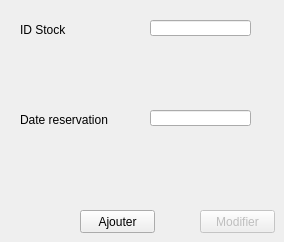
     <widget class="QWidget" name="AjoutP_5">
      <property name="styleSheet">
       <string notr="true"/>
      </property>
      <attribute name="title">
       <string>Ajout et Modification</string>
      </attribute>
      <widget class="QPushButton" name="AddP_button_4">
       <property name="geometry">
        <rect>
         <x>80</x>
         <y>210</y>
         <width>75</width>
         <height>23</height>
        </rect>
       </property>
       <property name="styleSheet">
        <string notr="true"/>
       </property>
       <property name="text">
        <string>Ajouter</string>
       </property>
      </widget>
      <widget class="QLabel" name="label_70">
       <property name="geometry">
        <rect>
         <x>20</x>
         <y>110</y>
         <width>101</width>
         <height>20</height>
        </rect>
       </property>
       <property name="text">
        <string>Date reservation</string>
       </property>
      </widget>
      <widget class="QLineEdit" name="id_stock">
       <property name="geometry">
        <rect>
         <x>150</x>
         <y>20</y>
         <width>101</width>
         <height>16</height>
        </rect>
       </property>
      </widget>
      <widget class="QLabel" name="date_ajout">
       <property name="geometry">
        <rect>
         <x>30</x>
         <y>60</y>
         <width>221</width>
         <height>20</height>
        </rect>
       </property>
       <property name="text">
        <string/>
       </property>
      </widget>
      <widget class="QLabel" name="label_72">
       <property name="geometry">
        <rect>
         <x>20</x>
         <y>20</y>
         <width>71</width>
         <height>20</height>
        </rect>
       </property>
       <property name="text">
        <string>ID Stock</string>
       </property>
      </widget>
      <widget class="QLineEdit" name="date_reservation">
       <property name="geometry">
        <rect>
         <x>150</x>
         <y>110</y>
         <width>101</width>
         <height>16</height>
        </rect>
       </property>
      </widget>
      <widget class="QPushButton" name="EditP_button_5">
       <property name="enabled">
        <bool>false</bool>
       </property>
       <property name="geometry">
        <rect>
         <x>200</x>
         <y>210</y>
         <width>75</width>
         <height>23</height>
        </rect>
       </property>
       <property name="styleSheet">
        <string notr="true"/>
       </property>
       <property name="text">
        <string>Modifier</string>
       </property>
      </widget>
     </widget>
